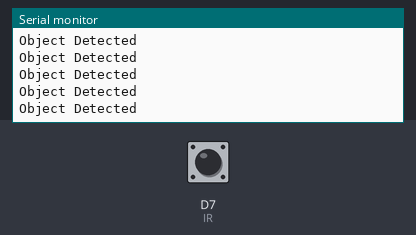
Bench run of a sketch on a simulated ESP8266 (NodeMCU). Shown: the last lines printed to the serial monitor. Inputs (shaded band) come from the test bench; at power-on: D7 (IR) LOW. WiFi joins after 1.5 s; servers stay silent unless stated.

Above: at 3.0 s.
3.1 s: D7 (IR) driven HIGH
At 4.2 s:
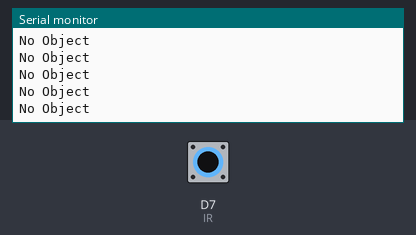
5.0 s: D7 (IR) driven LOW
At 6.1 s:
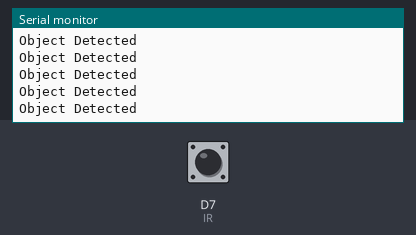
8.0 s: D7 (IR) driven HIGH
At 8.6 s:
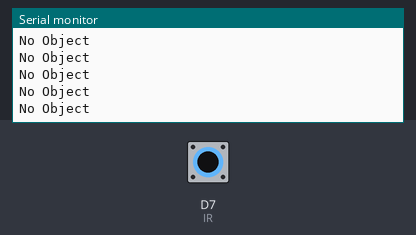
11.0 s: D7 (IR) driven LOW
At 12.1 s:
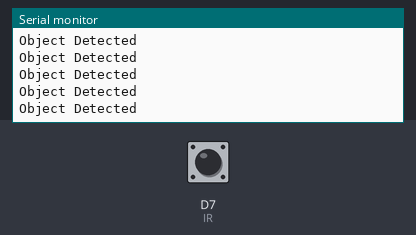
17.0 s: D7 (IR) pulsed HIGH 2 times (0.12 s each, 0.3 s apart)
20.6 s: D7 (IR) driven HIGH
At 21.4 s:
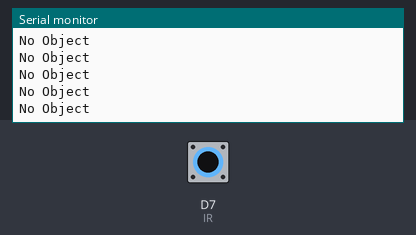

The sketch:

blynk_Ir.ino
```cpp
#define BLYNK_PRINT Serial
#include <ESP8266WiFi.h>
#include <BlynkSimpleEsp8266.h>

char auth[] = "BREva_4dVcoBfdnQ_aZxTj60QAPcviFn";

char ssid[] = "hashichemnad";
char pass[] = "passwords";

WidgetLED led1(1);
#define IR D7
bool ir;
void setup() {
Serial.begin(9600);
pinMode(IR, INPUT);
Blynk.begin(auth, ssid, pass);
}
void loop() {
ir = digitalRead(IR);
if(ir == 1)
{
 Serial.println("No Object");
 led1.off();
}
else if (ir == 0)
{
 Serial.println("Object Detected");
 led1.on();
}

Blynk.run();
}
```

Measured:
- after the input at 3.1 s, the serial monitor: prints a new line at once (image 1)
- after the input at 8.0 s, the serial monitor: prints a new line at once (image 3)
- after the input at 11.0 s, the serial monitor: prints a new line at once (image 4)
- after the input at 20.6 s, the serial monitor: prints a new line at once (image 5)
